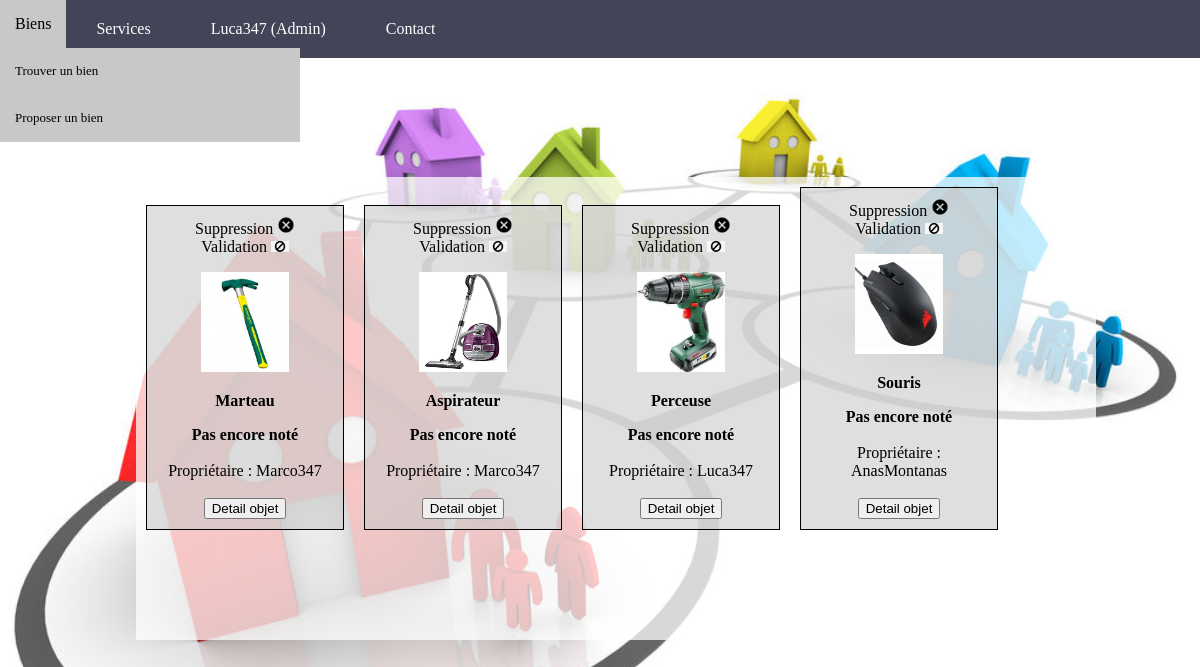
Screenshot of /index.php?controller=membre&action=gestionAnnonces (signed in) with the database file from the repository.
### tables this page shows
CREATE TABLE `Bien` (
  `idBien` int(11) NOT NULL,
  `titre` varchar(75) NOT NULL,
  `description` varchar(300) NOT NULL,
  `tarif` decimal(5,0) NOT NULL,
  `motClef` varchar(75) NOT NULL,
  `estValide` tinyint(1) NOT NULL,
  `lienPhoto` varchar(75) NOT NULL,
  `prixNeuf` decimal(10,0) NOT NULL,
  `estDispo` tinyint(1) NOT NULL,
  `idProprio` int(75) NOT NULL
);

CREATE TABLE `Membre` (
  `idMembre` int(11) NOT NULL,
  `login` varchar(75) NOT NULL,
  `nom` varchar(75) NOT NULL,
  `prenom` varchar(75) NOT NULL,
  `adresse` varchar(75) NOT NULL,
  `mail` varchar(75) NOT NULL,
  `mdp` varchar(75) NOT NULL,
  `ville` varchar(75) NOT NULL,
  `telephone` int(11) NOT NULL,
  `admin` int(11) NOT NULL,
  `codePostal` int(11) NOT NULL,
  `dateInscription` date NOT NULL,
  `solde` int(11) NOT NULL,
  `nonce` int(11) NOT NULL
);

### controller/ControllerMembre.php (called while the page is built, shortened)
<?php
require_once File::build_path(array("model","ModelMembre.php"));
require_once File::build_path(array("lib","Session.php"));
class ControllerMembre{
    public static function gestionAnnonces(){
        $tab_b = ModelBien::selectAll();
        require_once File::build_path(array("view","view.php"));
    }
}

### controller/routeur.php (called while the page is built, shortened)
<?php
require_once File::build_path(array("lib","Session.php"));
require_once File::build_path(array("controller","ControllerMembre.php"));
$controller_default = 'membre';
$controller = $controller_default;
if(!is_null(Dispatcher::myGet('action'))&&(!is_null(Dispatcher::myGet('controller')))){
    $action = htmlspecialchars(Dispatcher::myGet('action'));
    $controller = htmlspecialchars(Dispatcher::myGet('controller'));
}
else {
    $action = "readAll";
    $controller = $controller_default;
}
$controller_class = "Controller".ucfirst($controller);
$controller_class::$action();
?>

### index.php (called while the page is built, shortened)
<?php
require_once File::build_path(array('lib','Session.php'));
require_once File::build_path(array('controller','routeur.php'));
?>

### lib/Session.php (called while the page is built, shortened)
<?php
    class Session {
    public static function is_admin() {
        return (!empty($_SESSION['admin']) && $_SESSION['admin']);
    }
}
?>

### model/Model.php (called while the page is built, shortened)
<?php
class Model {
    public static $pdo;
    public static function Init() {
        $hostname = Conf::getHostname();
        $database_name = Conf::getDatabase();
        $login = Conf::getLogin();
        $password = Conf::getPassword();
        try {
            self::$pdo = new PDO("mysql:host=$hostname;dbname=$database_name", $login, $password,array(PDO::MYSQL_ATTR_INIT_COMMAND => "SET NAMES utf8"));
            self::$pdo->setAttribute(PDO::ATTR_ERRMODE, PDO::ERRMODE_EXCEPTION);
        } catch (PDOException $e) {
            if (Conf::getDebug()) {
                echo $e->getMessage();
            } else {
                echo "Une erreur est survenue au niveau de la connexion de la base de donn�es !  <a href=''> retour a la page d'accueil </a>";
            }
            die();
        }
    }
    public static function selectAll() {
        $table_name = static::$object;
        $class_name = 'Model'.$table_name;
                $rep = Model::$pdo->query("SELECT * FROM ".$table_name.";");
                $rep->setFetchMode(PDO::FETCH_CLASS, $class_name);
                $tab = $rep->fetchAll();
                return $tab;
        }
}

### model/ModelBien.php (called while the page is built, shortened)
<?php
	require_once 'Model.php';
	class ModelBien extends Model {
                private $idBien;
                private $titre;
                private $estValide;
                private $lienPhoto;
                private $estDispo;
                private $idProprio;
                public function getIdBien() {
                    return $this->idBien;
                }
                public function getTitre() {
                    return $this->titre;
                }
                public function getEstValide() {
                    return $this->estValide;
                }
                public function getLienPhoto() {
                    return $this->lienPhoto;
                }
                public function getEstDispo() {
                    return $this->estDispo;
                }
                public function getIdProprio() {
                    return $this->idProprio;
                }
        }
 ?>

### model/ModelMembre.php (called while the page is built, shortened)
<?php
	require_once 'Model.php';
	class ModelMembre extends Model {
                private $login;
                public function getLogin(){
                        return $this->login;
                }
    public static function getLoginById($id){
        $sql = "SELECT login FROM Membre WHERE idMembre=:id";
            $req_prep = Model::$pdo->prepare($sql);
            $values = array(
                "id" => $id,
            );
            $req_prep->execute($values);
            $req_prep->setFetchMode(PDO::FETCH_CLASS, 'ModelMembre');
            $tab= $req_prep->fetch();
            return $tab->getLogin();
    }
}
 ?>

### view/membre/listAnnonces.php (the view, shortened to what this page needs)
<div class="produits">
    <?php
       if(isset($_SESSION['login'])&&isset($_SESSION['admin'])&&Session::is_admin()==true){
           foreach($tab_b as $b){
            $titreHTML = htmlspecialchars($b->getTitre());
            $lienPhoto = htmlspecialchars($b->getLienPhoto());
            $idBien = htmlspecialchars($b->getIdBien());
            $loginProprio = htmlspecialchars(ModelMembre::getLoginById(($b->getIdProprio())));
            $tabNotes = ModelCommentaire::selectAllCommByIdProduit($idBien);
            $estDispo = htmlspecialchars($b->getEstDispo());
            $estValide = htmlspecialchars($b->getEstValide());
            echo '<div class="produit">';
            if(($estDispo == 0)){
                echo "en cours d'emprunt";
            }
            else {
                echo 'Suppression  <a href="index.php?controller=Bien&action=delete&idBien='.$idBien.'"><img src="style/img/icone_deconnect.png" alt="supression du Bien" style="width:10%;height:10%"></a>';
                if($estValide==0){
                echo 'Validation  <a href="index.php?controller=bien&action=validate&idBien='.$idBien.'"><img src="style/img/validate.jpg" alt="validation annonce" style="width:10%;height:10%"></a>';
                }
                else echo 'Validation <a href="index.php?controller=bien&action=desactiver&idBien='.$idBien.'"><img src="style/img/ban.jpg" alt="Bannissement tempo annonce" style="width:10%;height:10%"></a>';
            }
            echo '<br/> <p> <b><img src='.$lienPhoto.' alt="photo bien" height="50%" width="50%" ></b>'.'<br/>  </p>';
            echo '<p>'.'<b>'.$titreHTML.'</b>'.'<br/>  </p>';
            if (!empty($tabNotes)){
	            for ($i = 0; $i< 5 ; $i++) {
	                if($i < intval(ModelCommentaire::getNoteMoyenneByIdProduit($idBien))){
	                echo' <img src="style/img/star.png" alt="Star" style="width:10%;height:10%">';
	                }
	                else echo' <img src="style/img/star2.png" alt="Star" style="width:10%;height:10%">';
	                }
            }
            else{
            	echo '<b>Pas encore noté </b>'.'<br/>'.'<br/>';
            }
            echo 'Propriétaire : '.$loginProprio;
            echo '<br/>'.'<br/>'.'<a href="index.php?controller=bien&action=read&id='.$idBien.'"><button> Detail objet </button></a>';
            echo '</div>';
            }
        }
        else echo "Cette Page n'est pas disponible pour les utilisateurs"
    ?>
</div>

### style/css/style.css (style rules this page uses)
body { font-family: 'Source code pro', Calibri, serif; padding: 0px; margin: 0px; background-image: url('../img/voisins.jpg'); background-position: center center; background-size: cover; background-attachment: fixed; }
.produits { width: 100%; }
.produit { display: inline-block; text-align : center; margin: 10px; background-color: rgba(202,202,202,0.6); border: 1px solid black; padding: 10px; width: 176px; }
.produits a:link { text-decoration: none; color:black; }
.produit img { height: 100px; }
html { height: 100%; }
body { height: 100%; position: relative; }

### rows the page displays
bien: estDispo 1 (drawn), lienPhoto (picture), titre "Marteau", idProprio.login "Marco347"
bien: estDispo 1 (drawn), lienPhoto (picture), titre "Aspirateur", idProprio.login "Marco347"
bien: estDispo 1 (drawn), lienPhoto (picture), titre "Perceuse", idProprio.login "Luca347"
bien: estDispo 1 (drawn), lienPhoto (picture), titre "Souris", idProprio.login "AnasMontanas"

### other values shown
$_SESSION['login'] "Luca347"
